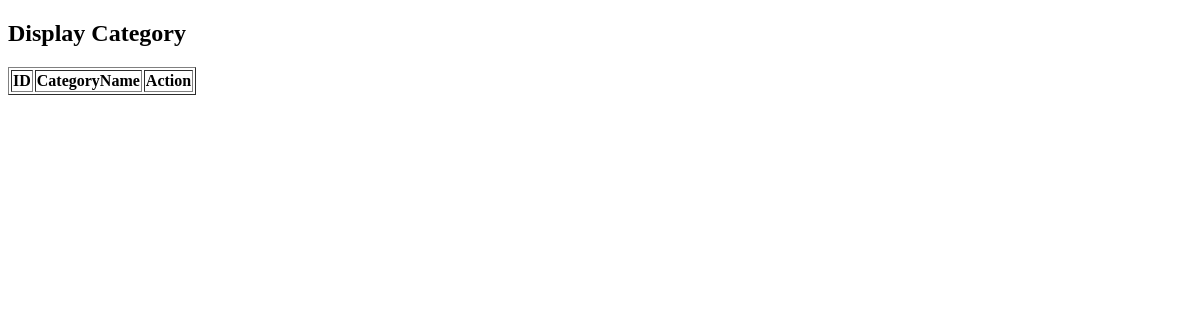
The page /display-category/ on the database as committed earlier.
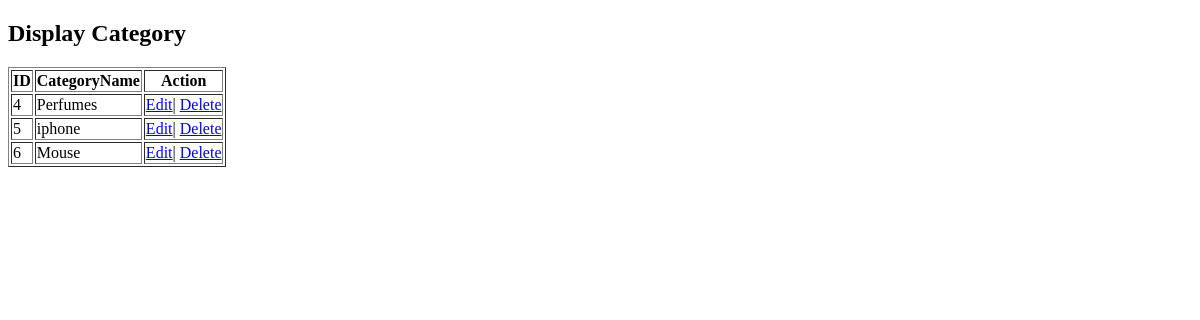
The same page on the database as committed later.
### myuserapp/models.py (models this page shows, shortened)
class Category(models.Model):
  title = models.CharField(max_length=100)

### myuserapp/views.py (the view)
# urls.py: path('display-category/',views.display_category, name='display_category'),
def display_category(request):
    categorylist = Category.objects.all()
    return render(request, "display-category.html",{'category': categorylist})

### templates/display-category.html (shortened to what this page needs)
<!DOCTYPE html>
<html lang="en">
<head>
</head>
<body>
    <h2>Display Category</h2>
    <table border="1">
        <tr>
            <th>ID</th>
            <th>CategoryName</th>
            <th>Action</th>
        </tr>
        {% for c in category %}
            <tr>
                <td>{{c.id}}</td>
                <td>{{c.title}}</td>
                <td>
                    <a href="/edit-category/{{ category.id }}/">Edit</a>|
                    <a href="/delete-category/{{c.id}}/"
                    onclick="return confirm('Are you Sure?')">Delete</a>
                </td>
            </tr>
            {% endfor %}
    </table>
</body>
</html>

Rows that differ between the two databases and show on the page:
added Category: id "4", title "Perfumes"
added Category: id "5", title "iphone"
added Category: id "6", title "Mouse"
